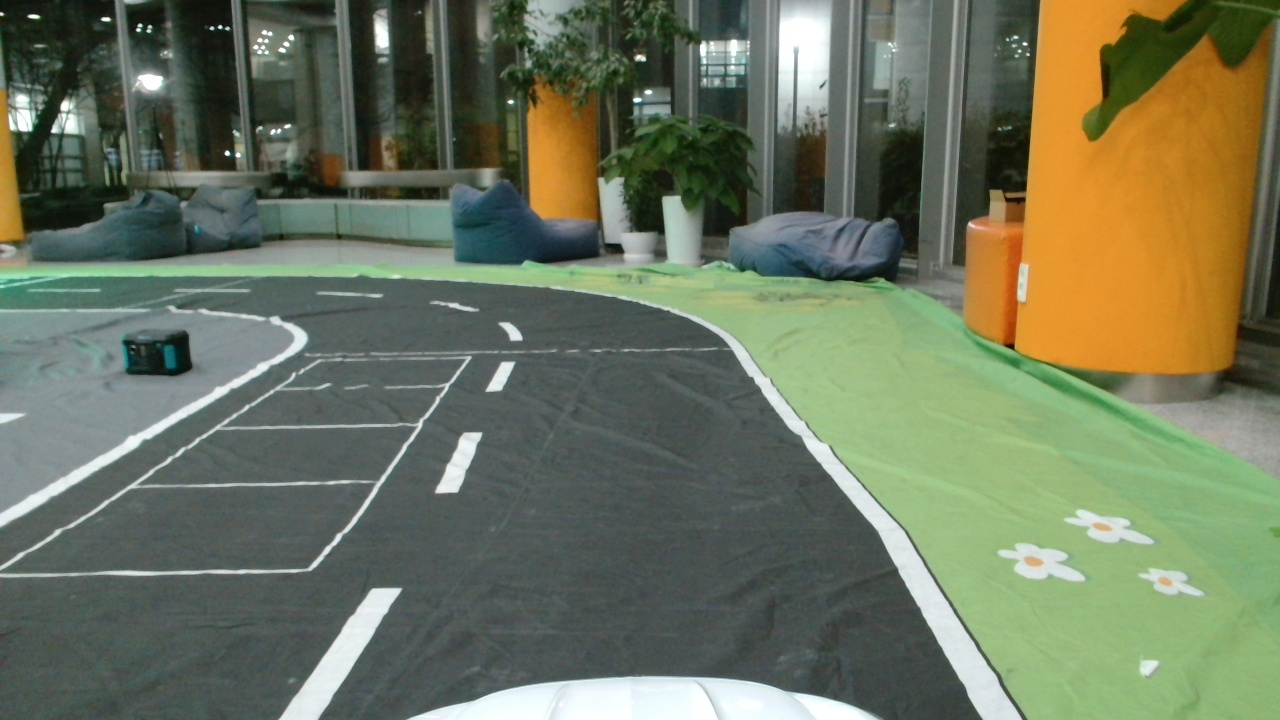
#> input picture convenient/img/image102.jpg, 1280 x 720 px, found by its file name
$ python BEV_test.py
#> lines starting #> are read from the running program, lines starting #| are printed output that depends on the picture
#> in main, image is the input picture: shape (720, 1280, 3); mean B, G, R 93.3, 116.8, 109.6
import cv2
import numpy as np
import os

def bev_transform(image):
    h, w = image.shape[:2]
#> h = 720; w = 1280

    persp_src = [0.25, 1.0, 0.75, 1.0, 0.6, 0.5, 0.4, 0.5]
    persp_dst = [0.25, 1.0, 0.75, 1.0, 0.75, 0.0, 0.25, 0.0]

    src_pts = np.float32([
        [persp_src[0] * w, persp_src[1] * h],
        [persp_src[2] * w, persp_src[3] * h],
        [persp_src[4] * w, persp_src[5] * h],
        [persp_src[6] * w, persp_src[7] * h],
    ])
    dst_pts = np.float32([
        [persp_dst[0] * w, persp_dst[1] * h],
        [persp_dst[2] * w, persp_dst[3] * h],
        [persp_dst[4] * w, persp_dst[5] * h],
        [persp_dst[6] * w, persp_dst[7] * h],
    ])

    M = cv2.getPerspectiveTransform(src_pts, dst_pts)
    bev = cv2.warpPerspective(image, M, (w, h), flags=cv2.INTER_LINEAR)
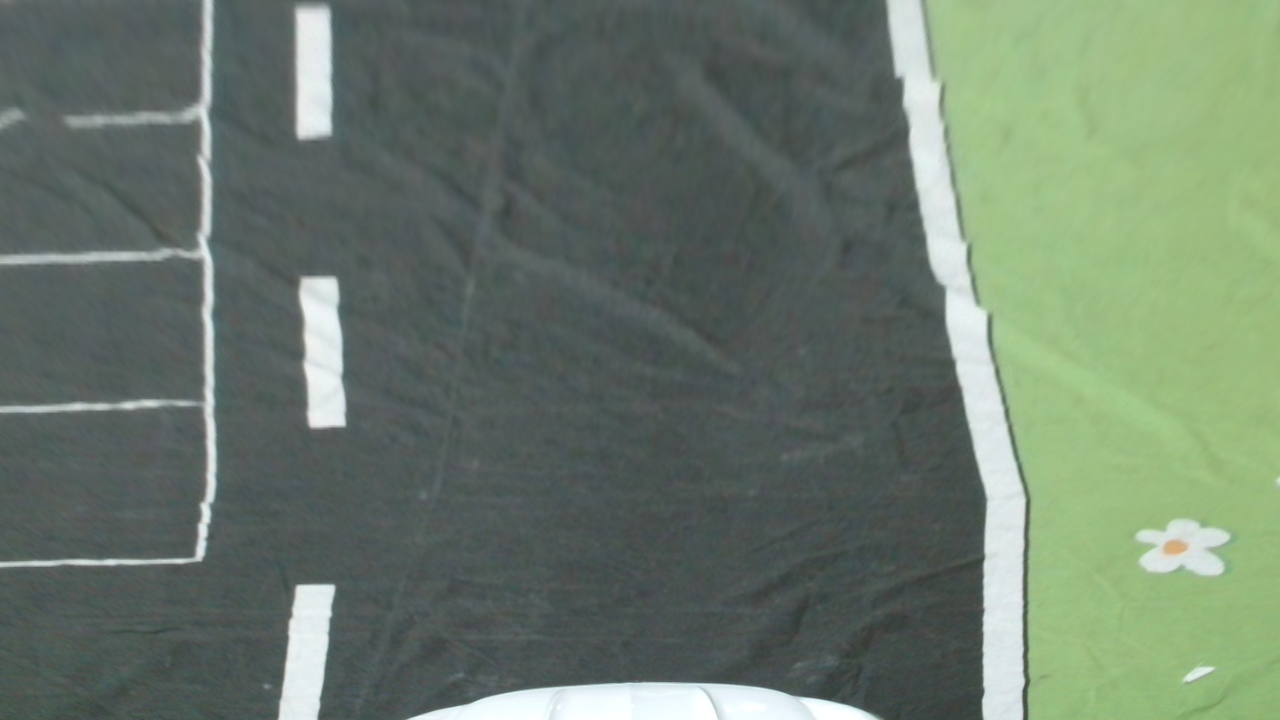
#> bev: shape (720, 1280, 3); mean B, G, R 107.4, 121.8, 106.8
    return bev


def main():

    # 원본 이미지 절대경로
    img_path = "/home/sg/caps_ws/convenient/img/image102.jpg"

    image = cv2.imread(img_path)
    if image is None:
        print(f"❌ 이미지 로드 실패: {img_path}")
        return

    bev = bev_transform(image)

    # ---- BEV 결과 저장 경로 설정 ----
    base, ext = os.path.splitext(img_path)
    save_path = f"{base}_BEV{ext}"

    cv2.imwrite(save_path, bev)
    print(f"✅ BEV 이미지 저장됨: {save_path}")

    # 화면 표시
    cv2.imshow("Original", image)
    cv2.imshow("BEV", bev)
    cv2.waitKey(0)
    cv2.destroyAllWindows()


if __name__ == "__main__":
    main()

$ run again, with convenient/img/before.jpg copied over convenient/img/image102.jpg
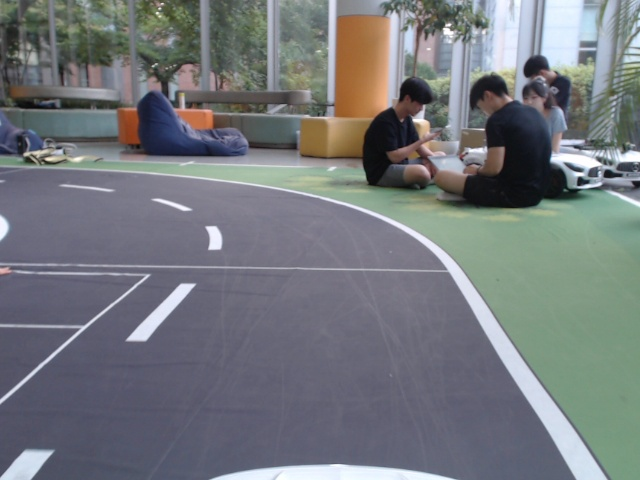
#> input picture convenient/img/before.jpg, 640 x 480 px, found by its file name
#> in main, image is the input picture: shape (480, 640, 3); mean B, G, R 124, 119.7, 115.9
#> in bev_transform, `bev = cv2.warpPerspective(image, M, (w, h), flags=cv2.INTER_LINEAR)`:
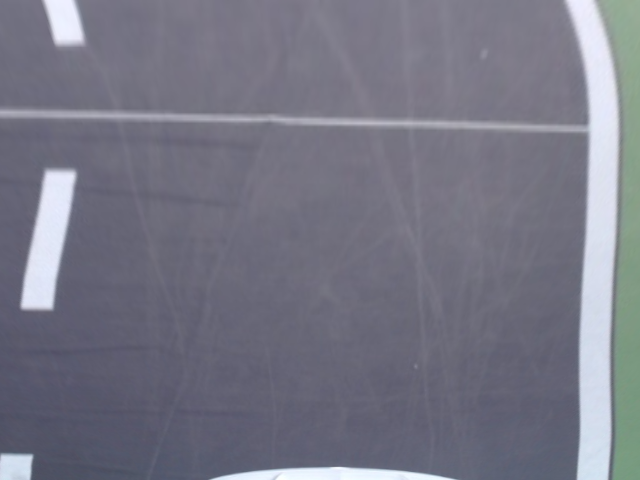
#> bev: shape (480, 640, 3); mean B, G, R 133.1, 118.9, 118.5

$ run again, with convenient/img/before_BEV.jpg copied over convenient/img/image102.jpg
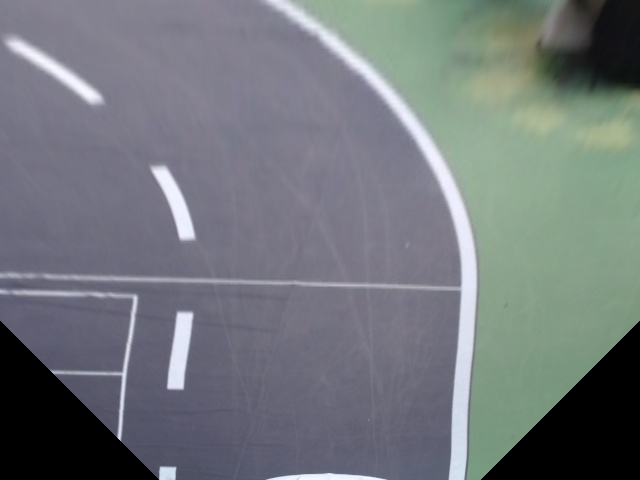
#> input picture convenient/img/before_BEV.jpg, 640 x 480 px, found by its file name
#> in main, image is the input picture: shape (480, 640, 3); mean B, G, R 123.3, 119, 113.8
#> in bev_transform, `bev = cv2.warpPerspective(image, M, (w, h), flags=cv2.INTER_LINEAR)`:
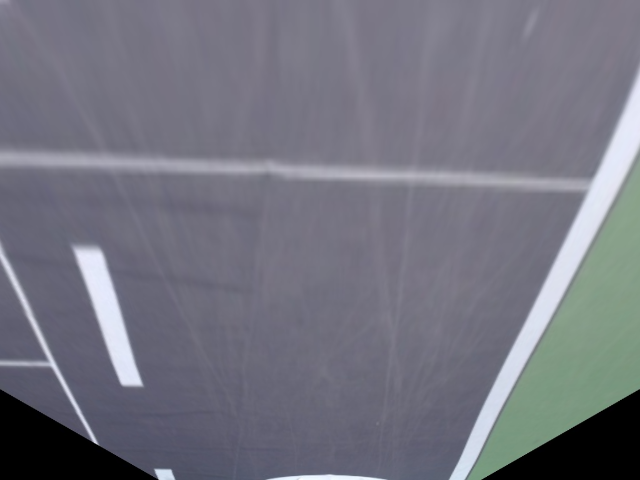
#> bev: shape (480, 640, 3); mean B, G, R 127.4, 115.8, 115.1
